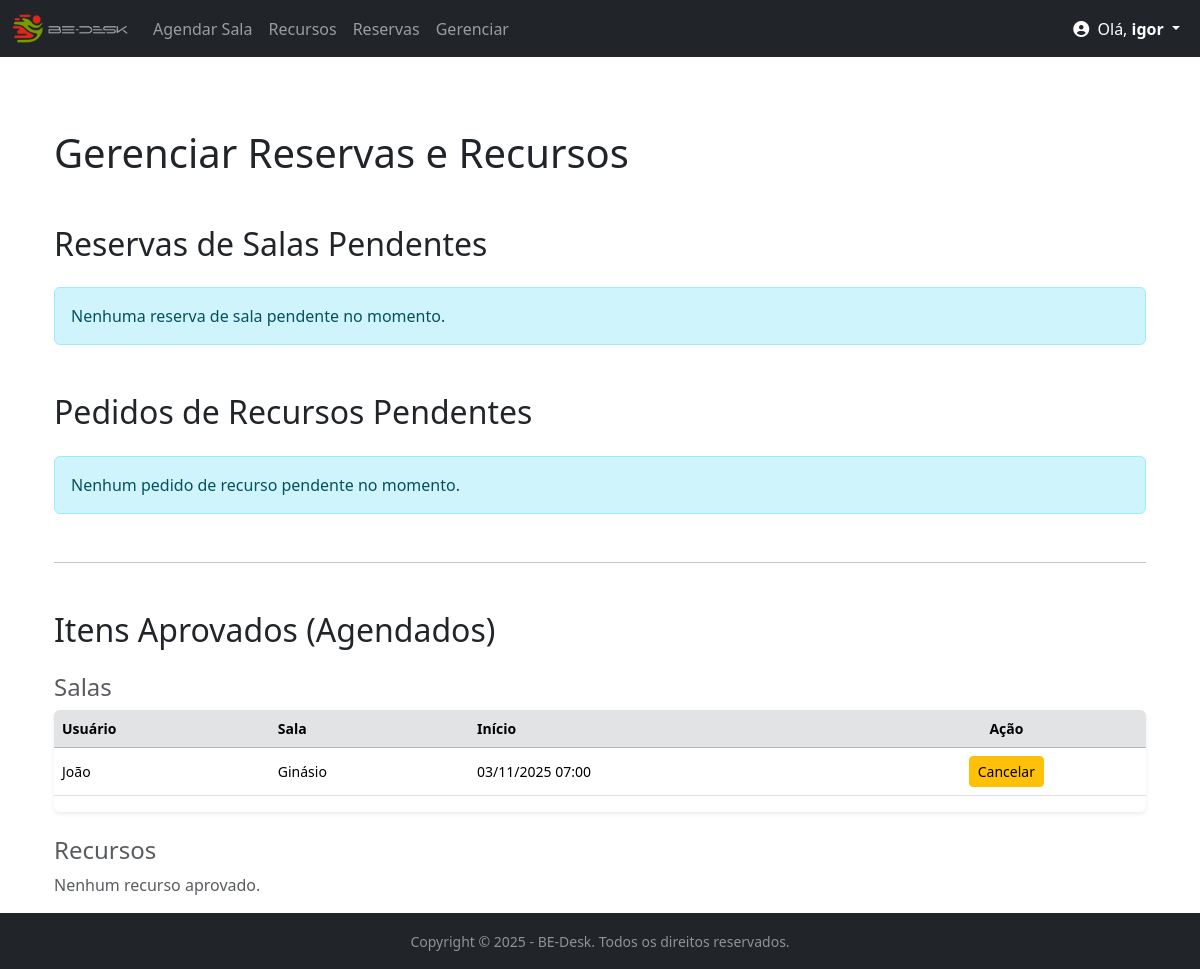
Page /gerenciar/ (signed in) on the committed database.
### bedesk/models.py (models this page shows, shortened)
class Agendamento(models.Model):
    STATUS_CHOICES = [
        ('PENDENTE', 'Pendente'), # O valor que vai para o banco (melhor em CAPS)
        ('APROVADO', 'Aprovado'), # O valor que o usuário vê (após a vírgula)
        ('REJEITADO', 'Rejeitado'),
    ]
    nome = models.CharField(max_length=100) # Nome do Agendamento (ex: Reunião de Marketing)
    sala = models.ForeignKey(Sala, on_delete=models.CASCADE)
    motivo = models.TextField()
    horario = models.TimeField()
    data_inicio = models.DateTimeField(null=True, blank=True)
    data_fim = models.DateTimeField(null=True, blank=True)
    status = models.CharField(
        max_length=10,
        choices=STATUS_CHOICES,
        default='PENDENTE' # Valor padrão para novas reservas
    )
    sala = models.ForeignKey(Sala, on_delete=models.CASCADE)
    usuario = models.ForeignKey(User, on_delete=models.CASCADE)
    class Meta:
        verbose_name_plural = "Agendamentos"
        indexes = [
            models.Index(fields=['status']),
        ]

class Sala(models.Model):
    nome = models.CharField(max_length=100)
    capacidade = models.IntegerField(default=1)

### bedesk/views.py (the view)
# urls.py: path('gerenciar/', views.gerenciar_reservas, name='listar_pendentes'),
@user_passes_test(is_admin_or_staff)
def gerenciar_reservas(request):
    reservas_pendentes = Agendamento.objects.filter(
        status='PENDENTE'
    ).order_by('data_inicio')
    reservas_aprovadas = Agendamento.objects.filter(
        status='APROVADO'
    ).order_by('-data_inicio', '-horario')
    recursos_pendentes = ReservaRecurso.objects.filter(
        status='PENDENTE'
    ).order_by('data_prevista')
    recursos_aprovados = ReservaRecurso.objects.filter(
        status='APROVADO'
    ).order_by('-data_prevista')
    context = {
        'reservas_pendentes': reservas_pendentes,
        'reservas_aprovadas': reservas_aprovadas,
        'recursos_pendentes': recursos_pendentes,
        'recursos_aprovados': recursos_aprovados,
        'titulo': 'Gerenciar Reservas e Recursos'
    }
    return render(request, 'bedesk/gerenciar_reservas.html', context)

### bedesk/context_processors.py (called while the page is built)
def notificacoes_pendentes(request):
    total_pendentes = 0
    if request.user.is_authenticated and request.user.is_staff:
        salas_pendentes_count = Agendamento.objects.filter(status='PENDENTE').count()
        recursos_pendentes_count = ReservaRecurso.objects.filter(status='PENDENTE').count()
        total_pendentes = salas_pendentes_count + recursos_pendentes_count
    return {
        'pendentes_count': total_pendentes
    }

### bedesk/views.py (called while the page is built)
def is_admin_or_staff(user):
    return user.is_staff or user.is_superuser

### bedesk/templates/bedesk/gerenciar_reservas.html (shortened to what this page needs)
{% extends 'bedesk/base.html' %}
{% block content %}
<div class="container mt-4">
    <h1 class="mb-5">{{ titulo }}</h1>
    <h2 class="mb-4">Reservas de Salas Pendentes</h2>
    {% if reservas_pendentes %}
    <div class="table-responsive shadow-sm rounded mb-5">
        <table class="table table-hover align-middle">
            <thead class="table-dark">
                <tr>
                    <th>Usuário</th>
                    <th>Sala</th>
                    <th>Início</th>
                    <th>Status</th>
                    <th class="text-center">Ação</th>
                </tr>
            </thead>
            <tbody>
                {% for reserva in reservas_pendentes %}
                <tr>
                    <td>{{ reserva.usuario.username }}</td>
                    <td>{{ reserva.sala.nome }}</td>
                    <td>{{ reserva.data_inicio|date:"d/m/Y H:i" }}</td>
                    <td><span class="badge bg-warning text-dark">{{ reserva.status }}</span></td>
                    <td class="text-center">
                        <a href="{% url 'aprovar_reserva' reserva.id %}" class="btn btn-success btn-sm">Aprovar</a>
                        <a href="{% url 'rejeitar_reserva' reserva.id %}" class="btn btn-danger btn-sm">Rejeitar</a>
                    </td>
                </tr>
                {% endfor %}
            </tbody>
        </table>
    </div>
    {% else %}
    <div class="alert alert-info mb-5" role="alert">
        Nenhuma reserva de sala pendente no momento.
    </div>
    {% endif %}
    <h2 class="mb-4">Pedidos de Recursos Pendentes</h2>
    {% if recursos_pendentes %}
    <div class="table-responsive shadow-sm rounded mb-5">
        <table class="table table-hover align-middle">
            <thead class="table-dark">
                <tr>
                    <th>Usuário</th>
                    <th>Recurso</th>
                    <th>Data Prevista</th>
                    <th>Motivo</th>
                    <th>Local</th>
                    <th>Status</th>
                    <th class="text-center">Ação</th>
                </tr>
            </thead>
            <tbody>
                {% for reserva in recursos_pendentes %}
                <tr>
                    <td>{{ reserva.usuario.username }}</td>
                    <td>{{ reserva.recurso.nome }}</td>
                    <td>{{ reserva.data_prevista|date:"d/m/Y H:i" }}</td>
                    <td>{{ reserva.motivo_uso|truncatechars:30 }}</td>
                    <td>{{ reserva.local_uso|truncatechars:30 }}</td>
                    <td><span class="badge bg-warning text-dark">{{ reserva.status }}</span></td>
                    <td class="text-center">
                        <a href="{% url 'aprovar_recurso' reserva.id %}" class="btn btn-success btn-sm">Aprovar</a>
                        <a href="{% url 'rejeitar_recurso' reserva.id %}" class="btn btn-danger btn-sm">Rejeitar</a>
                    </td>
                </tr>
                {% endfor %}
            </tbody>
        </table>
    </div>
    {% else %}
    <div class="alert alert-info mb-5" role="alert">
        Nenhum pedido de recurso pendente no momento.
    </div>
    {% endif %}
    <hr class="my-5">
    <h2 class="mb-4">Itens Aprovados (Agendados)</h2>
    <h4 class="text-muted mt-4">Salas</h4>
    {% if reservas_aprovadas %}
    <div class="table-responsive shadow-sm rounded mb-4">
        <table class="table table-hover align-middle small">
            <thead class="table-secondary">
                <tr><th>Usuário</th><th>Sala</th><th>Início</th><th class="text-center">Ação</th></tr>
            </thead>
            <tbody>
                {% for reserva in reservas_aprovadas %}
                <tr>
                    <td>{{ reserva.usuario.username }}</td>
                    <td>{{ reserva.sala.nome }}</td>
                    <td>{{ reserva.data_inicio|date:"d/m/Y H:i" }}</td>
                    <td class="text-center">
                        <a href="{% url 'rejeitar_reserva' reserva.id %}" class="btn btn-warning btn-sm">Cancelar</a>
                    </td>
                </tr>
                {% endfor %}
            </tbody>
        </table>
    </div>
    {% else %}
    <p class="text-muted">Nenhuma sala aprovada.</p>
    {% endif %}
    <h4 class="text-muted mt-4">Recursos</h4>
    {% if recursos_aprovados %}
    <div class="table-responsive shadow-sm rounded mb-4">
        <table class="table table-hover align-middle small">
            <thead class="table-secondary">
                <tr><th>Usuário</th><th>Recurso</th><th>Data Prevista</th><th class="text-center">Ação</th></tr>
            </thead>
            <tbody>
                {% for reserva in recursos_aprovados %}
                <tr>
                    <td>{{ reserva.usuario.username }}</td>
                    <td>{{ reserva.recurso.nome }}</td>
                    <td>{{ reserva.data_prevista|date:"d/m/Y H:i" }}</td>
                    <td class="text-center">
                        <a href="{% url 'rejeitar_recurso' reserva.id %}" class="btn btn-warning btn-sm">Cancelar</a>
                    </td>
                </tr>
                {% endfor %}
            </tbody>
        </table>
    </div>
    {% else %}
    <p class="text-muted">Nenhum recurso aprovado.</p>
    {% endif %}
</div>
{% endblock %}

### bedesk/templates/bedesk/base.html (shortened to what this page needs)
{% load static %}
<!DOCTYPE html>
<html lang="pt-br">
<head>
    {% block head %}
    <link href="https://cdn.jsdelivr.net/npm/bootstrap@5.3.3/dist/css/bootstrap.min.css"
          rel="stylesheet">
    <link rel="stylesheet"
          href="https://cdnjs.cloudflare.com/ajax/libs/font-awesome/6.4.0/css/all.min.css">
    {% endblock %}
</head>
<body class="d-flex flex-column min-vh-100">
{% block nav %}
<nav class="navbar navbar-expand-lg navbar-dark bg-dark">
    <div class="container-fluid">
        <a class="navbar-brand" href="{% url 'inicio' %}">
            <img src="{% static 'img/logo1.png' %}"
                 alt="Logo BE-Desk - Voltar ao Início"
                 height="30"
                 class="d-inline-block align-text-top">
        </a>
        <div class="collapse navbar-collapse" id="navbarNav">
            <ul class="navbar-nav">
                <li class="nav-item">
                    <a class="nav-link" href="{% url 'agendar_sala' %}">Agendar Sala</a>
                </li>
                <li class="nav-item">
                    <a class="nav-link" href="{% url 'lista_recursos' %}">Recursos</a>
                </li>
                <li class="nav-item">
                    <a class="nav-link" href="{% url 'lista_reserva' %}">Reservas</a>
                </li>
                {% if user.is_staff %}
                <li class="nav-item">
                    <a class="nav-link" href="{% url 'listar_pendentes' %}">
                        Gerenciar
                    </a>
                </li>
                {% endif %}
            </ul>
            <ul class="navbar-nav ms-auto align-items-center">
                {% if user.is_authenticated %}
                <li class="nav-item dropdown">
                    <a class="nav-link dropdown-toggle text-white"
                       href="#" id="navbarDropdownMenuLink"
                       role="button" data-bs-toggle="dropdown" aria-expanded="false">
                        <i class="fas fa-user-circle me-1"></i>
                        Olá, <strong>
                            {% if user.first_name %}
                                {{ user.first_name }}
                            {% else %}
                                {{ user.username }}
                            {% endif %}
                        </strong>
                    </a>
                </li>
                {% else %}
                <li class="nav-item">
                    <a class="btn btn-outline-light" href="{% url 'login' %}">Entrar</a>
                </li>
                {% endif %}
            </ul>
        </div>
    </div>
</nav>
{% endblock %}
<div class="container mt-5 flex-grow-1">
    {% block content %}
    {% endblock %}
</div>
<footer class="footer mt-auto py-3 bg-dark text-white-50">
    <div class="container text-center">
        <small>
            Copyright &copy; {% now "Y" %} - BE-Desk. Todos os direitos reservados.
        </small>
    </div>
</footer>
</body>
</html>

### rows in the picture
Agendamento: usuario.username "João", sala.nome "Ginásio", data_inicio "03/11/2025 07:00"

### other values in the picture
{{ user.username }} "igor"
{{ titulo }} "Gerenciar Reservas e Recursos"
